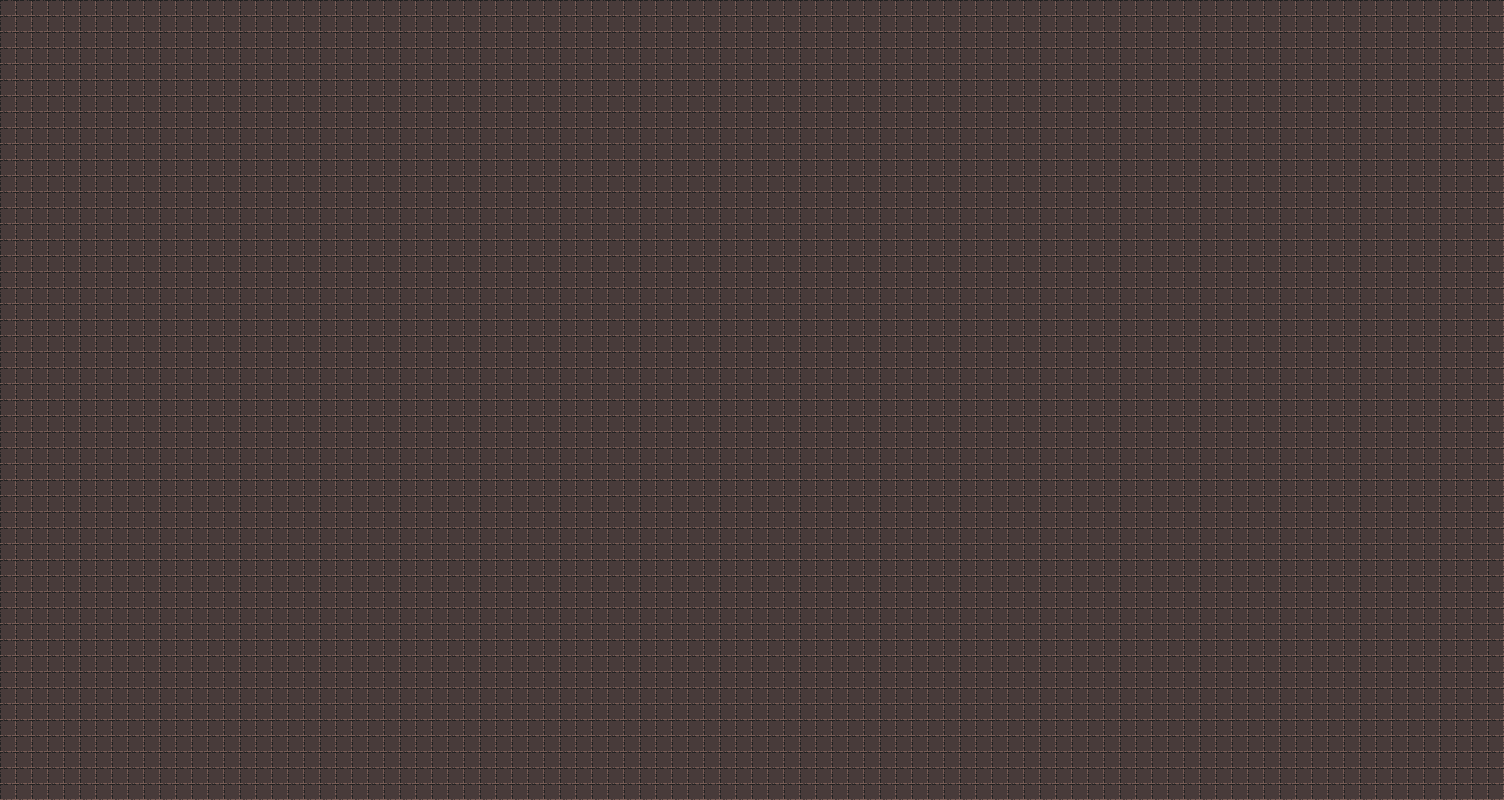

The image is a tile-based game level rendered from a .tmx file. Its description and source (layers, tilesets, objects; grid data summarised) follow:
An orthogonal 94x50 tile map with 16x16 px tiles, 1 tile layer (Tile Layer 1).

<map version="1.2" tiledversion="1.2.0" orientation="orthogonal" renderorder="right-down" width="94" height="50" tilewidth="16" tileheight="16" infinite="0" nextlayerid="2" nextobjectid="1">
 <tileset firstgid="1" source="TileSet2.tsx" />
 <layer id="1" name="Tile Layer 1" width="94" height="50">
  <data>[4700 cells, 4700 non-empty, 1 distinct tile ids]</data>
 </layer>
</map>
